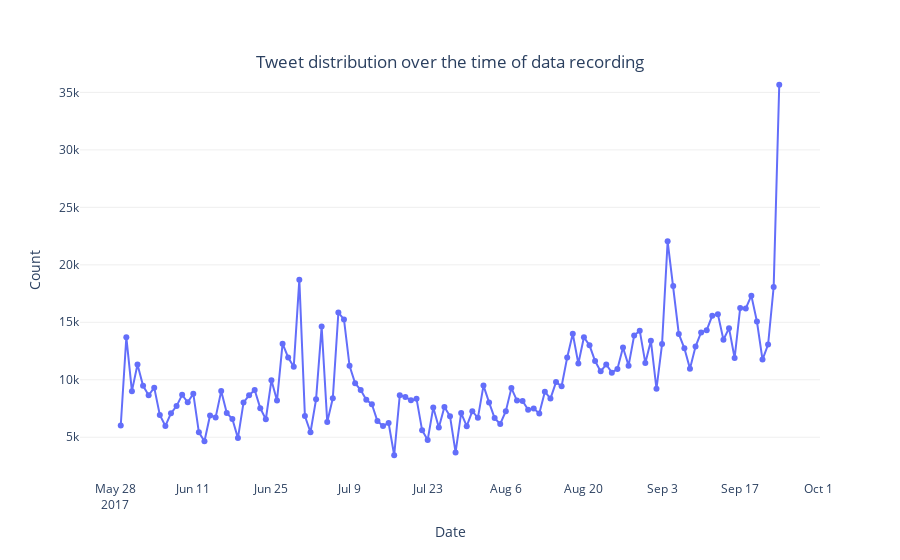

Notebook code for this chart:
### Code cell
fig = px.line(output[:-1], x='date', y='count', markers=True)

fig.update_layout(plot_bgcolor="white", 
                  title={
                    'text': "Tweet distribution over the time of data recording", 
                    'y':0.9,
                    'x':0.5,
                    'xanchor': 'center',
                    'yanchor': 'top'},
                  hovermode="x unified",
                  )

fig.update_yaxes(showgrid=True, gridwidth=1, gridcolor='#efefef', zeroline=True, title='Count')
fig.update_xaxes(title='Date')

fig.show()

### Figure 1 — Plotly figure (JSON) as saved in the notebook; plotly's stock layout.template omitted (floating-point values rounded to 4 significant figures)
{"data": [{"hovertemplate": "date=%{x}<br>count=%{y}<extra></extra>", "legendgroup": "", "line": {"color": "#636efa", "dash": "solid"}, "marker": {"symbol": "circle"}, "mode": "lines+markers", "name": "", "orientation": "v", "showlegend": false, "type": "scatter", "x": ["2017-05-29", "2017-05-30", "2017-05-31", "2017-06-01", "2017-06-02", "2017-06-03", "2017-06-04", "2017-06-05", "2017-06-06", "2017-06-07", "2017-06-08", "2017-06-09", "2017-06-10", "2017-06-11", "2017-06-12", "2017-06-13", "2017-06-14", "2017-06-15", "2017-06-16", "2017-06-17", "2017-06-18", "2017-06-19", "2017-06-20", "2017-06-21", "2017-06-22", "2017-06-23", "2017-06-24", "2017-06-25", "2017-06-26", "2017-06-27", "2017-06-28", "2017-06-29", "2017-06-30", "2017-07-01", "2017-07-02", "2017-07-03", "2017-07-04", "2017-07-05", "2017-07-06", "2017-07-07", "2017-07-08", "2017-07-09", "2017-07-10", "2017-07-11", "2017-07-12", "2017-07-13", "2017-07-14", "2017-07-15", "2017-07-16", "2017-07-17", "2017-07-18", "2017-07-19", "2017-07-20", "2017-07-21", "2017-07-22", "2017-07-23", "2017-07-24", "2017-07-25", "2017-07-26", "2017-07-27", "2017-07-28", "2017-07-29", "2017-07-30", "2017-07-31", "2017-08-01", "2017-08-02", "2017-08-03", "2017-08-04", "2017-08-05", "2017-08-06", "2017-08-07", "2017-08-08", "2017-08-09", "2017-08-10", "2017-08-11", "2017-08-12", "2017-08-13", "2017-08-14", "2017-08-15", "2017-08-16", "2017-08-17", "2017-08-18", "2017-08-19", "2017-08-20", "2017-08-21", "2017-08-22", "2017-08-23", "2017-08-24", "2017-08-25", "2017-08-26", "2017-08-27", "2017-08-28", "2017-08-29", "2017-08-30", "2017-08-31", "2017-09-01", "2017-09-02", "2017-09-03", "2017-09-04", "2017-09-05", "2017-09-06", "2017-09-07", "2017-09-08", "2017-09-09", "2017-09-10", "2017-09-11", "2017-09-12", "2017-09-13", "2017-09-14", "2017-09-15", "2017-09-16", "2017-09-17", "2017-09-18", "2017-09-19", "2017-09-20", "2017-09-21", "2017-09-22", "2017-09-23", "2017-09-24"], "xaxis": "x", "y": [6017, 13701, 9007, 11327, 9475, 8651, 9313, 6939, 5981, 7084, 7710, 8689, 8038, 8790, 5426, 4648, 6897, 6727, 9013, 7103, 6588, 4924, 8013, 8661, 9110, 7530, 6564, 9955, 8192, 13138, 11938, 11126, 18712, 6839, 5435, 8297, 14628, 6333, 8392, 15851, 15247, 11214, 9697, 9110, 8261, 7870, 6405, 5983, 6233, 3432, 8663, 8505, 8207, 8354, 5613, 4765, 7581, 5843, 7623, 6828, 3679, 7098, 5962, 7264, 6690, 9491, 8032, 6663, 6155, 7260, 9273, 8190, 8148, 7394, 7494, 7070, 8960, 8361, 9797, 9433, 11930, 14000, 11408, 13703, 12996, 11625, 10730, 11335, 10618, 10942, 12804, 11227, 13843, 14271, 11468, 13393, 9210, 13108, 22046, 18167, 13984, 12733, 10968, 12886, 14122, 14316, 15578, 15709, 13481, 14490, 11891, 16252, 16207, 17318, 15068, 11755, 13069, 18073, 35668], "yaxis": "y"}], "layout": {"hovermode": "x unified", "legend": {"tracegroupgap": 0}, "margin": {"t": 60}, "plot_bgcolor": "white", "title": {"text": "Tweet distribution over the time of data recording", "x": 0.5, "xanchor": "center", "y": 0.9, "yanchor": "top"}, "xaxis": {"anchor": "y", "domain": [0, 1], "title": {"text": "Date"}}, "yaxis": {"anchor": "x", "domain": [0, 1], "gridcolor": "#efefef", "gridwidth": 1, "showgrid": true, "title": {"text": "Count"}, "zeroline": true}}}
